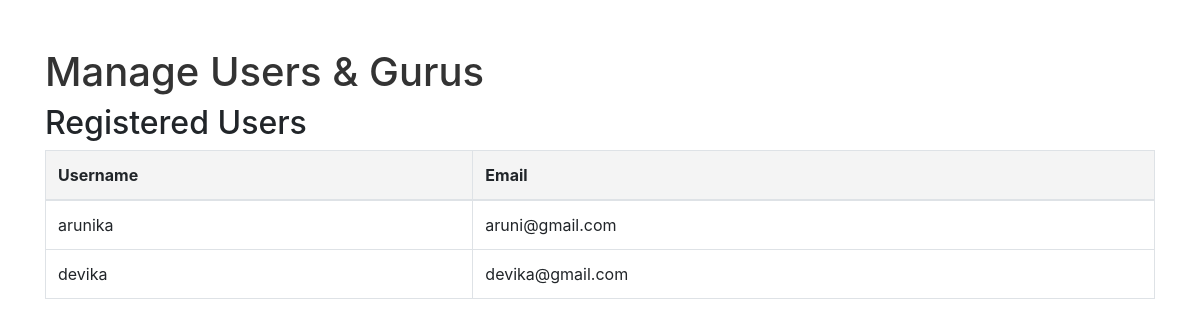
Page /views_users/0 on the earlier database version.
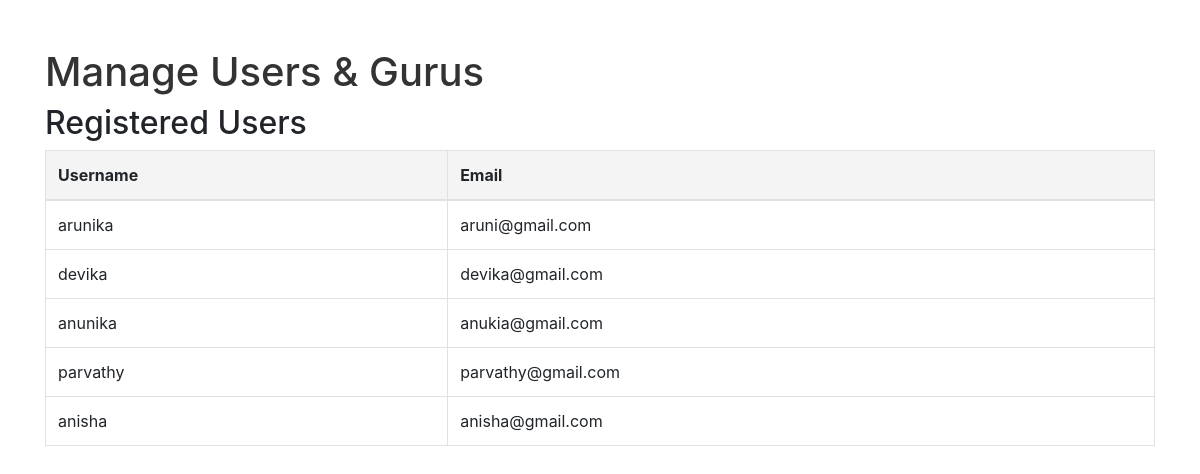
Same page on the later database version.
### dhruvam/models.py (models this page shows, shortened)
class Register(AbstractUser):
    SPECIALIZATIONS = [
        ('Choose your specialization', 'Choose your specialization'),
        ('BA Bharathanatyam','BA Bharathanatyam'),
        ('BA Mohiniyattam','BA Mohiniyattam'),
        ('BA Kuchipudi','BA Kuchipudi'),
        ('BA Kathak','BA Kathak'),
        ('BA Odissi','BA Odissi'),
        ('MA Bharathanatyam','MA Bharathanatyam'),
        ('MA Mohiniyattam','MA Mohiniyattam'),
        ('MA Kuchipudi','MA Kuchipudi'),
        ('MA Kathak','MA Kathak'),
        ('MA Odissi','MA Odissi')
    ]
    usertype = models.IntegerField(default=1)
    is_approved = models.BooleanField(default=False)
    phone = models.CharField(max_length=10)
    image = models.ImageField(upload_to='guru_images/')
    experience = models.TextField()
    dance_style = models.CharField(max_length=100)
    dance_specialization = models.CharField(max_length=100, choices=SPECIALIZATIONS, default='Choose your specialization',)
    profile_information = models.TextField()

### dhruvam/views.py (the view)
# urls.py: path('views_users/<int:ut>', views.view_users_and_gurus, name='views_users'),
def view_users_and_gurus(request,ut):
    users = Register.objects.filter(usertype=ut)
    return render(request, 'views_users.html',{'users' :users})

### dhruvam/templates/views_users.html (shortened to what this page needs)
{% load static %}
<!DOCTYPE html>
<html lang="en">
<head>
    <link rel="stylesheet" href="https://stackpath.bootstrapcdn.com/bootstrap/4.5.2/css/bootstrap.min.css">
    <link rel="stylesheet" href="{% static 'css/views.css' %}" type="text/css">
    <link rel="stylesheet" href="https://cdnjs.cloudflare.com/ajax/libs/font-awesome/4.7.0/css/font-awesome.min.css">
</head>
<body>
    <div class="container">
        <h1 class="mt-5">Manage Users & Gurus</h1>
        <div id="users" class="content-section active">
            <h2>Registered Users</h2>
            <table class="table table-bordered">
                <thead>
                    <tr>
                        <th>Username</th>
                        <th>Email</th>
                    </tr>
                </thead>
                <tbody>
                    {% for user in users %}
                    <tr>
                        <td>{{ user.username }}</td>
                        <td>{{ user.email }}</td>
                    </tr>
                    {% endfor %}
                </tbody>
            </table>
        </div>
</body>
</html>

Differences in the rows shown:
added Register: username "anunika", email "anukia@gmail.com"
added Register: username "parvathy", email "parvathy@gmail.com"
added Register: username "anisha", email "anisha@gmail.com"
